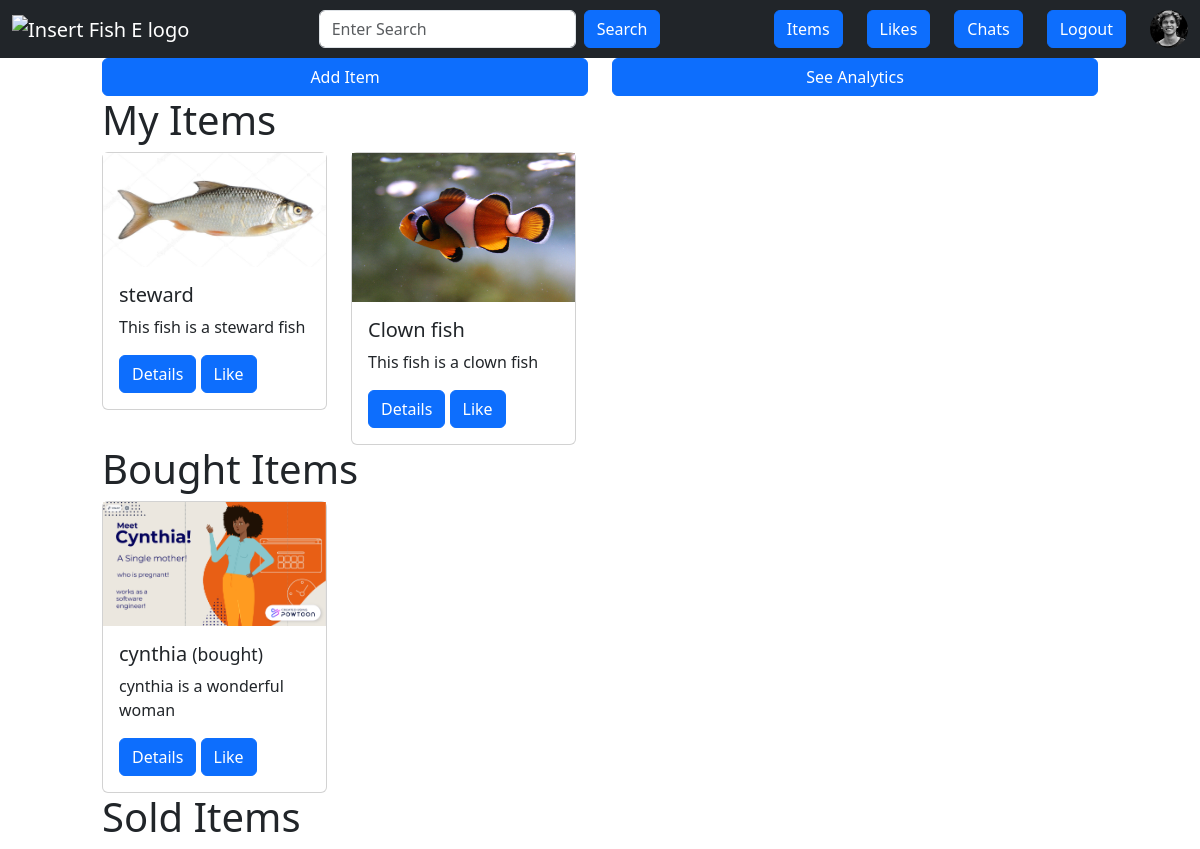
The page /myitems (signed in) on the database as committed earlier.
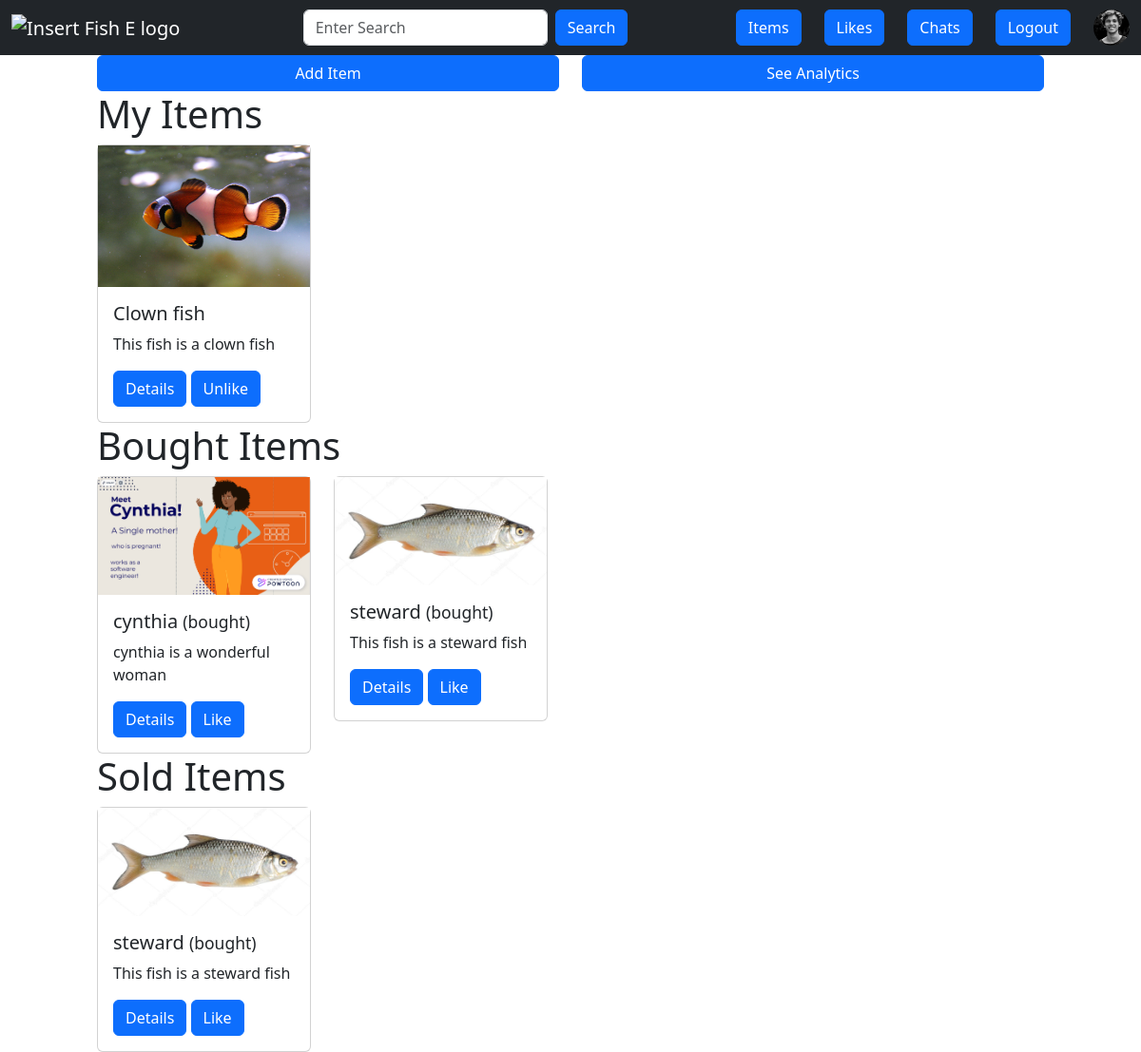
The same page on the database as committed later.
### app.py (models this page shows, shortened)
class Item(db.Model):
    __searchable__ = ["name", "description"]
    id = db.Column(db.Integer, primary_key=True)
    user_id = db.Column(db.Integer, db.ForeignKey("user.id"), nullable=False)
    name = db.Column(db.String(100), nullable=False)
    description = db.Column(db.String(500), nullable=False)
    category = db.Column(db.String(20), nullable=True)
    base_price = db.Column(db.Float, nullable=False)
    image_file = db.Column(db.String(200), nullable=False, default="default.jpg")
    date_posted = db.Column(db.DateTime, nullable=False, default=datetime.utcnow)
    likes = db.relationship("ItemLike", backref="item", lazy=True)
    status = db.Column(
        db.String(10), nullable=False, default="available"
    )  # "available" or "sold"

### app.py (the view)
@app.route("/myitems")
@login_required
def render_my_items():
    search_form = SearchForm()
    b_transactions = current_user.bought
    b_items = [
        Item.query.filter_by(id=transaction.item_id).first()
        for transaction in b_transactions
    ]
    s_transactions = current_user.sold
    s_items = [
        Item.query.filter_by(id=transaction.item_id).first()
        for transaction in s_transactions
    ]
    L_items = Item.query.filter_by(user_id=current_user.id, status="available").all()
    return render_template(
        "my_item.html",
        search_form=search_form,
        b_items=b_items,
        s_items=s_items,
        L_items=L_items,
    )

### app.py
class SearchForm(FlaskForm):
    search = StringField(
        validators=[DataRequired()], render_kw={"placeholder": "Enter Search"}
    )
    submit = SubmitField("Search")

### app.py (called while the page is built)
@login_manager.user_loader
def load_user(user_id):
    return User.query.get(int(user_id))

    def has_liked_item(self, item):
        return (
            ItemLike.query.filter(
                ItemLike.user_id == self.id, ItemLike.item_id == item.id
            ).count()
            > 0
        )

### templates/my_item.html (shortened to what this page needs)
{% from 'macros/navbar.html' import navbar %}
{% from 'macros/base_items.html' import base_items %}
{% extends 'base.html' %}
{% block content %}
{{ navbar(search_form, current_user) }}
<div class="container">
    <div class="row mx-5">
        <div class="col btn-group"><a href="/item/add" style="width: 100%;"><button class="btn btn-primary"
                    style="width: 100%;">Add Item</button></a></div>
        <div class="col btn-group"><a href="/analytics" style="width: 100%"><button class="btn btn-primary"
                    style="width: 100%;">See Analytics</button></a></div>
    </div>
    <div class="row mx-5">
        {{ base_items("My Items", L_items, current_user) }}
    </div>
    <div class="row mx-5">
        {{ base_items("Bought Items", b_items, current_user) }}
    </div>
    <div class="row mx-5">
        {{ base_items("Sold Items", s_items, current_user) }}
    </div>
</div>
{% endblock content %}

### templates/macros/base_items.html
{% from 'macros/item_card.html' import item_card %}
{% macro base_items(title, items, current_user) %}
<div class="row">
    <div class="col">
        <div class="row">
            <div class="col">
                <h1>{{ title }}</h1>
            </div>
        </div>
        <div class="row gy-5">
            {% for item in items %}
            <div class="col-md-3">
                {{ item_card(item, current_user) }}
            </div>
            {% endfor %}
        </div>
    </div>
</div>
{% endmacro %}

### templates/macros/item_card.html
{% macro item_card(item, current_user) %}
<div class="card">
    <img src="{{ url_for('static', filename='img/fish/' + item.image_file) }}" alt="insert image"
        style="display: block; max-width: 100%; height: auto;">
    <div class="card-body">
        {% if item.status == "bought" %}
        <h5 class="card-title">{{ item.name }} <small>(bought)</small></h5>
        {% else %}
        <h5 class="card-title">{{ item.name }}</h5>
        {% endif %}
        <p class="card-text">{{ item.description }}</p>
        <a href="/item/{{ item.id }}" class="btn btn-primary">Details</a>
        {% if current_user.is_authenticated %}
        {% if not current_user.has_liked_item(item) %}
        <a href="{{ url_for('like_action', item_id=item.id, action='like') }}" class="btn btn-primary">Like</a>
        {% else %}
        <a href="{{ url_for('like_action', item_id=item.id, action='unlike') }}" class="btn btn-primary">Unlike</a>
        {% endif %}
        {% else %}
        <a href="{{ url_for('like_action', item_id=item.id, action='like') }}" class="btn btn-primary">Like</a>
        {% endif %}
    </div>
</div>
{% endmacro %}

Rows that differ between the two databases and show on the page:
computed for Item "Clown fish": text "Like" → "Unlike"
now on one of the page's lists (row edited): Item: name "steward", description "This fish is a steward fish"
changed Item "steward": status "available" → "bought" (drawn); moves down the list
